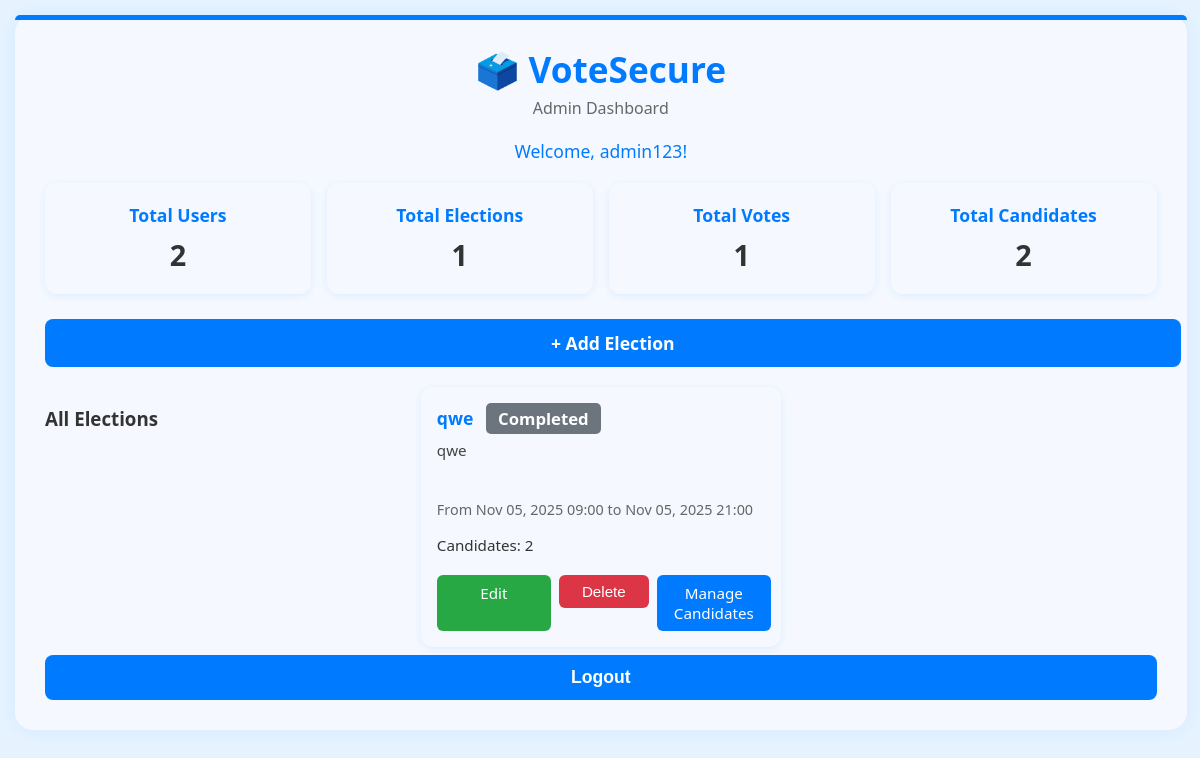
Screenshot of /admin_dashboard.php (signed in) with the database file from the repository.
### tables this page shows
CREATE TABLE `users` (
  `id` int(11) NOT NULL,
  `username` varchar(50) NOT NULL,
  `email` varchar(100) NOT NULL,
  `password` varchar(255) NOT NULL,
  `full_name` varchar(100) NOT NULL,
  `phone` varchar(20) DEFAULT NULL,
  `address` text DEFAULT NULL,
  `date_of_birth` date DEFAULT NULL,
  `voter_id` varchar(20) NOT NULL,
  `is_verified` tinyint(1) DEFAULT 0,
  `is_admin` tinyint(1) DEFAULT 0,
  `created_at` timestamp NOT NULL DEFAULT current_timestamp(),
  `updated_at` timestamp NOT NULL DEFAULT current_timestamp() ON UPDATE current_timestamp(),
  `verification_token` varchar(64) DEFAULT NULL,
  `password_reset_token` varchar(64) DEFAULT NULL,
  `password_reset_expires` datetime DEFAULT NULL,
  `otp_code` varchar(10) DEFAULT NULL,
  `otp_expires` datetime DEFAULT NULL
);

CREATE TABLE `elections` (
  `id` int(11) NOT NULL,
  `title` varchar(200) NOT NULL,
  `description` text DEFAULT NULL,
  `start_date` datetime NOT NULL,
  `end_date` datetime NOT NULL,
  `status` enum('upcoming','active','completed') DEFAULT 'upcoming',
  `created_by` int(11) DEFAULT NULL,
  `created_at` timestamp NOT NULL DEFAULT current_timestamp(),
  `updated_at` timestamp NOT NULL DEFAULT current_timestamp() ON UPDATE current_timestamp()
);

### admin_dashboard.php (the view, shortened to what this page needs)
<?php
$database = new Database();
$db = $database->getConnection();
$stmt = $db->prepare('SELECT * FROM users WHERE id = ?');
$stmt->execute([$_SESSION['user_id']]);
$admin = $stmt->fetch();
$total_users = $db->query('SELECT COUNT(*) FROM users')->fetchColumn();
$total_elections = $db->query('SELECT COUNT(*) FROM elections')->fetchColumn();
$total_votes = $db->query('SELECT COUNT(*) FROM votes')->fetchColumn();
$total_candidates = $db->query('SELECT COUNT(*) FROM candidates')->fetchColumn();
$elections = $db->query('SELECT e.*, (SELECT COUNT(*) FROM candidates c WHERE c.election_id = e.id) as candidate_count FROM elections e ORDER BY start_date DESC')->fetchAll();
?>
<!DOCTYPE html>
<html lang="en">
<head>
</head>
<body>
    <div class="dashboard-container">
        <div class="logo">
            <h1>🗳️ VoteSecure</h1>
            <p>Admin Dashboard</p>
        </div>
        <div class="welcome">Welcome, <?php echo htmlspecialchars($admin['username']); ?>!</div>
        <div class="summary">
            <div class="summary-card">
                <div class="summary-title">Total Users</div>
                <div class="summary-value"><?php echo $total_users; ?></div>
            </div>
            <div class="summary-card">
                <div class="summary-title">Total Elections</div>
                <div class="summary-value"><?php echo $total_elections; ?></div>
            </div>
            <div class="summary-card">
                <div class="summary-title">Total Votes</div>
                <div class="summary-value"><?php echo $total_votes; ?></div>
            </div>
            <div class="summary-card">
                <div class="summary-title">Total Candidates</div>
                <div class="summary-value"><?php echo $total_candidates; ?></div>
            </div>
        </div>
        <a href="add_election.php" class="add-election-btn">+ Add Election</a>
        <div class="elections-list">
            <h3 style="color:#333; margin-bottom:10px;">All Elections</h3>
            <?php if (count($elections) === 0): ?>
                <div style="color:#888;">No elections found.</div>
            <?php else: ?>
                <?php foreach ($elections as $election): ?>
                    <div class="election-card">
                        <div class="election-title"><?php echo htmlspecialchars($election['title']); ?>
                            <span class="election-status" style="background:<?php
                                if ($election['status'] === 'active') echo '#28a745';
                                elseif ($election['status'] === 'completed') echo '#6c757d';
                                else echo '#667eea';
                            ?>;">
                                <?php echo ucfirst($election['status']); ?>
                            </span>
                        </div>
                        <div class="election-desc"><?php echo htmlspecialchars($election['description']); ?></div>
                        <div class="election-dates">From <?php echo date('M d, Y H:i', strtotime($election['start_date'])); ?> to <?php echo date('M d, Y H:i', strtotime($election['end_date'])); ?></div>
                        <div class="candidate-count">Candidates: <?php echo $election['candidate_count']; ?></div>
                        <div class="election-actions">
                            <a href="edit_election.php?id=<?php echo $election['id']; ?>" class="action-btn edit">Edit</a>
                            <form action="delete_election.php" method="POST" style="display:inline;">
                                <button type="submit" class="action-btn delete" onclick="return confirm('Are you sure you want to delete this election?');">Delete</button>
                            </form>
                            <a href="manage_candidates.php?election_id=<?php echo $election['id']; ?>" class="action-btn candidates">Manage Candidates</a>
                        </div>
                    </div>
                <?php endforeach; ?>
            <?php endif; ?>
        </div>
        <form method="post" action="logout.php">
            <button type="submit" class="logout-btn">Logout</button>
        </form>
    </div>
</body>
</html>

### admin_dashboard.php (style rules this page uses)
body { font-family: 'Segoe UI', Tahoma, Geneva, Verdana, sans-serif; background: #e6f3ff; margin: 0; padding: 15px; min-height: 100vh; }
.dashboard-container { background: #f5f9ff; padding: 30px; width: 95%; max-width: 1400px; margin: 0 auto; border-radius: 18px; box-shadow: 0 0 20px rgba(0, 123, 255, 0.08); position: relative; }
.dashboard-container::before { content: ''; position: absolute; top: 0; left: 0; right: 0; height: 5px; background: #007bff; border-radius: 18px 18px 0 0; }
.logo { text-align: center; margin-bottom: 20px; }
.logo h1 { color: #007bff; font-size: 2.2em; margin: 0; font-weight: 700; }
.logo p { color: #666; font-size: 1em; margin-top: 4px; }
.welcome { text-align: center; margin-bottom: 20px; font-size: 1.1em; color: #007bff; }
.summary { display: grid; grid-template-columns: repeat(auto-fit, minmax(200px, 1fr)); gap: 16px; margin-bottom: 25px; }
.summary-card { background: #f5f9ff; border-radius: 12px; padding: 20px; text-align: center; box-shadow: 0 2px 8px rgba(0, 123, 255, 0.1); }
.summary-title { color: #007bff; font-size: 1.1em; font-weight: 600; margin-bottom: 8px; }
.summary-value { font-size: 1.8em; color: #333; font-weight: 700; }
.elections-list { display: grid; grid-template-columns: repeat(auto-fill, minmax(350px, 1fr)); gap: 16px; margin: 20px 0; }
.election-card { background: #f5f9ff; border-radius: 12px; padding: 16px; box-shadow: 0 2px 8px rgba(0, 123, 255, 0.1); height: 100%; display: flex; flex-direction: column; }
.election-title { font-weight: 600; color: #007bff; margin-bottom: 6px; font-size: 1.1em; }
.election-desc { color: #444; margin-bottom: 8px; flex-grow: 1; font-size: 0.95em; }
.election-dates { color: #666; font-size: 0.9em; margin-bottom: 8px; }
.election-status { font-size: 0.95em; font-weight: 600; color: #fff; background: #007bff; border-radius: 5px; padding: 4px 12px; display: inline-block; margin-left: 8px; }
.candidate-count { font-size: 0.95em; color: #333; margin: 8px 0; }
.election-actions { display: flex; gap: 8px; margin-top: 12px; }
.action-btn { padding: 8px 12px; border: none; border-radius: 6px; font-size: 0.95em; font-weight: 500; cursor: pointer; background: #007bff; color: #fff; transition: all 0.2s; text-decoration: none; flex: 1; text-align: center; min-width: 90px; }
.action-btn.edit { background: #28a745; }
.action-btn.delete { background: #dc3545; }
.action-btn.candidates { background: #007bff; }
.logout-btn { width: 100%; padding: 12px; background: #007bff; color: white; border: none; border-radius: 8px; font-size: 1.1em; font-weight: 600; cursor: pointer; transition: all 0.3s ease; margin-top: 20px; }
.add-election-btn { display: block; width: 100%; margin-bottom: 20px; padding: 12px; background: #007bff; color: white; border: none; border-radius: 8px; font-size: 1.1em; font-weight: 600; cursor: pointer; text-align: center; text-decoration: none; transition: all 0.3s ease; }

### rows the page displays
users: username "admin123"
elections: title "qwe", status "Completed", description "qwe", start_date "Nov 05, 2025 09:00", end_date "Nov 05, 2025 21:00", candidate_count "2"

### other values shown
$total_users "2"
$total_elections "1"
$total_votes "1"
$total_candidates "2"
